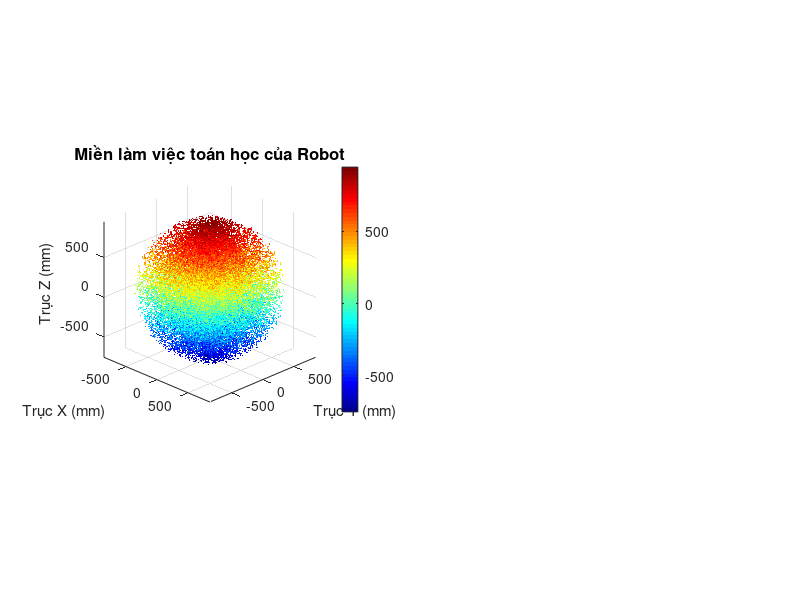

Write the MATLAB code that produced this figure. (Note: this script raises an error after producing the figure.)
%% ========================================================================
% BÀI TẬP LỚN: CƠ HỌC HỆ NHIỀU VẬT - NHÓM 11
% Mô phỏng miền làm việc Mô hình 2 (Robot 6 DOF) có lọc va chạm bằng Ellipsoid
% Phương pháp: Rời rạc hóa khâu (Point Cloud Discretization) & Ánh xạ cục bộ
%% ========================================================================
clear; clc; close all;

%% BƯỚC 1: KHAI BÁO THÔNG SỐ HÌNH HỌC VÀ BIẾN KHỚP (Giữ nguyên từ file gốc)
N = 10^5; % Số lượng mẫu ngẫu nhiên Monte Carlo

% Kích thước các khâu (mm) theo Bảng thông số DH của báo cáo
L1 = 100; L2 = 400; L3 = 70; 
L4 = 300; L5 = 60;  L6 = 75;
H1 = 50;  H2 = 40;

alpha1 = 4*pi/9; % 80 độ
alpha2 = 5*pi/9; % 100 độ
alpha3 = 8*pi/9; % 160 độ

% Khởi tạo ngẫu nhiên biến khớp chạy full 360 độ (0 -> 2*pi)
q1 = 2*pi*rand(1,N); q2 = 2*pi*rand(1,N); q3 = 2*pi*rand(1,N);
q4 = 2*pi*rand(1,N); q5 = 2*pi*rand(1,N); q6 = 2*pi*rand(1,N);

% Khai báo hàm lượng giác
c1 = cos(q1); s1 = sin(q1);
c2 = cos(q2); s2 = sin(q2);
c3 = cos(q3); s3 = sin(q3);
c4 = cos(q4); s4 = sin(q4);
c5 = cos(q5); s5 = sin(q5);
c6 = cos(q6); s6 = sin(q6);

c23 = cos(q2 + q3);
s23 = sin(q2 + q3);

%% BƯỚC 2: ĐỘNG HỌC THUẬN CỦA END-EFFECTOR (T6_0 và TE6_0)
% Các thành phần của ma trận quay R6_0 (rij)
r11 = c1.*c23.*c4.*c5.*c6 + c1.*c23.*s4.*s6 + c1.*s23.*s5.*c6 - s1.*s4.*c5.*c6 + s1.*c4.*s6;
r12 = -c1.*c23.*c4.*c5.*s6 + c1.*c23.*s4.*c6 - c1.*s23.*s5.*s6 + s1.*s4.*c5.*s6 + s1.*c4.*c6;
r13 = c1.*c23.*c4.*s5 - c1.*s23.*c5 - s1.*s4.*s5;

r21 = s1.*c23.*c4.*c5.*c6 + s1.*c23.*s4.*s6 + s1.*s23.*s5.*c6 + c1.*s4.*c5.*c6 - c1.*c4.*s6;
r22 = -s1.*c23.*c4.*c5.*s6 + s1.*c23.*s4.*c6 - s1.*s23.*s5.*s6 - c1.*s4.*c5.*s6 - c1.*c4.*c6;
r23 = s1.*c23.*c4.*s5 - s1.*s23.*c5 + c1.*s4.*s5;

r31 = c23.*s5.*c6 - s23.*c4.*c5.*c6 - s23.*s4.*s6;
r32 = -c23.*s5.*s6 + s23.*c4.*c5.*s6 - s23.*s4.*c6;
r33 = -c23.*c5 - s23.*c4.*s5;


% Tọa độ điểm tác động cuối Pe (px, py, pz) trong hệ quy chiếu gốc O0
px = c1.*(L1*cos(alpha1) + L2*c2 + L3*c23 + L4*s23) + (L5 + L6).*r13 + H2.*r11;
py = s1.*(L1*cos(alpha1) + L2*c2 + L3*c23 + L4*s23) + (L5 + L6).*r23 + H2.*r21;
pz = L1*sin(alpha1) - L2*s2 - L3*s23 + L4*c23 + (L5 + L6).*r33 + H2.*r31;

% Ma trận hướng thực tế của End-Effector (Re = R6_0 * Ry(20))
Re_11 = r11*cosd(20) - r13*sind(20); Re_12 = r12; Re_13 = r11*sind(20) + r13*cosd(20);
Re_21 = r21*cosd(20) - r23*sind(20); Re_22 = r22; Re_23 = r21*sind(20) + r23*cosd(20);
Re_31 = r31*cosd(20) - r33*sind(20); Re_32 = r32; Re_33 = r31*sind(20) + r33*cosd(20);

%% BƯỚC 3: XÁC ĐỊNH TỌA ĐỘ CÁC KHỚP TRUNG GIAN ĐỂ RỜI RẠC HÓA (T_i^0)
% Dựa vào chuỗi nhân ma trận A_i^{i-1} trong Chương 3 của báo cáo:
d1 = L1*sin(alpha1); 
a1 = L1*cos(alpha1);

% 1. Tọa độ gốc O1 (Đỉnh khâu 1) trong hệ O0:
O1_x = a1 * c1;
O1_y = a1 * s1;
O1_z = d1 * ones(1,N);

% 2. Tọa độ gốc O2 (Đỉnh khâu 2 - Khuỷu tay) trong hệ O0:
O2_x = c1 .* (a1 + L2*c2);
O2_y = s1 .* (a1 + L2*c2);
O2_z = d1 - L2*s2;

% 3. Tọa độ gốc O3 (Đỉnh khâu 3) trong hệ O0:
O3_x = c1 .* (a1 + L2*c2 + L3*c23);
O3_y = s1 .* (a1 + L2*c2 + L3*c23);
O3_z = d1 - L2*s2 - L3*s23;

% 4. Tọa độ gốc O4 trùng O5 (Tâm cụm cổ tay - Đỉnh khâu 4) trong hệ O0:
% Do khâu 4 trượt dọc trục z3 một đoạn d4 = L4
O4_x = O3_x + c1 .* (L4*s23);
O4_y = O3_y + s1 .* (L4*s23);
O4_z = O3_z + L4*c23;

%% BƯỚC 4: THIẾT LẬP THÔNG SỐ CÁC ELLIPSOID BAO BỌC KHÂU (HỆ CỤC BỘ)
% Mỗi Ellipsoid thứ i có tâm P_ci = [x_ci; y_ci; z_ci] và bán trục [a_i, b_i, c_i]
% gắn cố định trong chính hệ trục tọa độ cục bộ của khâu đó:

% - Ellipsoid 0: Bao bọc Đế và Thân (Khâu 0 & 1), gắn vào hệ gốc O0
Pc0 = [0; 0; d1/2]; 
a0 = 90; b0 = 90; c0 = d1/2 + 30; % Bán trục (mm)

% - Ellipsoid 2: Bao bọc Cánh tay dưới (Khâu 2), gắn vào hệ cục bộ O2
% Trong hệ O2, thân Khâu 2 nằm dọc theo chiều âm trục x2 từ 0 đến -L2
Pc2 = [-L2/2; 0; 0]; 
a2 = L2/2; b2 = 55; c2 = 55; % Bán trục dọc thân là L2/2, bán kính ngang 55mm

% - Ellipsoid 4: Bao bọc Cánh tay trên (Khâu 4), gắn vào hệ cục bộ O3
% Trong hệ O3, thân Khâu 4 vươn dọc theo trục z3 từ 0 đến L4
Pc4 = [0; 0; L4/2]; 
a4 = 45; b4 = 45; c4 = L4/2; % Bán trục dọc trục z3 là L4/2, bán kính ngang 45mm

%% BƯỚC 5: RỜI RẠC HÓA KHÂU & KIỂM TRA VA CHẠM (THEO PHƯƠNG PHÁP 1)
% Khởi tạo mảng logic: ban đầu giả sử cả 10^5 cấu hình đều hợp lệ (1 = Hợp lệ, 0 = Va chạm)
is_valid = true(1, N);

% Rời rạc hóa từng khâu thành K điểm lấy mẫu (k = 1..K)
K = 6; 
t_vals = linspace(0.1, 1, K); % Tránh điểm 0 vì là khớp nối trực tiếp giữa 2 khâu liền kề

% -------------------------------------------------------------------------
% 5.1. Kiểm tra Va chạm mặt đất (Sàn xưởng tại z = 0)
% -------------------------------------------------------------------------
% Nếu các cụm khớp hoặc điểm tác động cuối đập xuống sàn (z < 0) -> Loại
is_valid = is_valid & (O2_z > 20) & (O3_z > 20) & (O4_z > 20) & (pz > 0);

% -------------------------------------------------------------------------
% 5.2. Kiểm tra: Khâu 4 và Cụm công cụ (O4 -> Pe) va chạm với Đế (Ellipsoid 0)
% -------------------------------------------------------------------------
for k = 1:K
    tk = t_vals(k);
    % Tọa độ điểm lấy mẫu trên Khâu 4 (nối từ O3 đến O4) trong hệ O0
    P_k4_x = O3_x + tk*(O4_x - O3_x);
    P_k4_y = O3_y + tk*(O4_y - O3_y);
    P_k4_z = O3_z + tk*(O4_z - O3_z);
    
    % Thay vào phương trình chính tắc của Ellipsoid 0 (đã ở sẵn hệ O0)
    D_k4_0 = ((P_k4_x - Pc0(1))/a0).^2 + ((P_k4_y - Pc0(2))/b0).^2 + ((P_k4_z - Pc0(3))/c0).^2;
    is_valid = is_valid & (D_k4_0 > 1);
    
    % Tọa độ điểm lấy mẫu trên Cụm công cụ - Mỏ hàn (nối từ O4 đến Pe) trong hệ O0
    P_ee_x = O4_x + tk*(px - O4_x);
    P_ee_y = O4_y + tk*(py - O4_y);
    P_ee_z = O4_z + tk*(pz - O4_z);
    
    % Kiểm tra va chạm với Ellipsoid 0 (Đế)
    D_ee_0 = ((P_ee_x - Pc0(1))/a0).^2 + ((P_ee_y - Pc0(2))/b0).^2 + ((P_ee_z - Pc0(3))/c0).^2;
    is_valid = is_valid & (D_ee_0 > 1);
end

% -------------------------------------------------------------------------
% 5.3. Kiểm tra: Khâu 4 và Cụm công cụ va chạm với Khâu 2 (Ellipsoid 2 - Hệ O2)
% Áp dụng công thức: P_jk^2 = (T_2^0)^(-1) * P_jk^0 = (R_2^0)^T * (P_jk^0 - O2)
% Với ma trận R_2^0 = [c1*c2, -c1*s2, -s1; s1*c2, -s1*s2, c1; -s2, -c2, 0]
% -------------------------------------------------------------------------
for k = 1:K
    tk = t_vals(k);
    
    % --- A. Xét các điểm trên Khâu 4 (O3 -> O4) so với Ellipsoid 2 ---
    P_k4_x = O3_x + tk*(O4_x - O3_x);
    P_k4_y = O3_y + tk*(O4_y - O3_y);
    P_k4_z = O3_z + tk*(O4_z - O3_z);
    
    % Bước 1: Tịnh tiến về gốc O2 (P_jk^0 - O2)
    dx = P_k4_x - O2_x;
    dy = P_k4_y - O2_y;
    dz = P_k4_z - O2_z;
    
    % Bước 2: Xoay về hệ cục bộ O2 bằng cách nhân với chuyển vị (R_2^0)^T
    x_local_2 = (c1.*c2).*dx + (s1.*c2).*dy - s2.*dz;
    y_local_2 = (-c1.*s2).*dx + (-s1.*s2).*dy - c2.*dz;
    z_local_2 = -s1.*dx + c1.*dy;
    
    % Bước 3: Tính tham số D trong hệ cục bộ O2 (Trừ tọa độ tâm Pc2)
    D_k4_2 = ((x_local_2 - Pc2(1))/a2).^2 + ((y_local_2 - Pc2(2))/b2).^2 + ((z_local_2 - Pc2(3))/c2).^2;
    is_valid = is_valid & (D_k4_2 > 1);
    
    % --- B. Xét các điểm trên Cụm công cụ (O4 -> Pe) so với Ellipsoid 2 ---
    P_ee_x = O4_x + tk*(px - O4_x);
    P_ee_y = O4_y + tk*(py - O4_y);
    P_ee_z = O4_z + tk*(pz - O4_z);
    
    dx_e = P_ee_x - O2_x;
    dy_e = P_ee_y - O2_y;
    dz_e = P_ee_z - O2_z;
    
    x_ee_local_2 = (c1.*c2).*dx_e + (s1.*c2).*dy_e - s2.*dz_e;
    y_ee_local_2 = (-c1.*s2).*dx_e + (-s1.*s2).*dy_e - c2.*dz_e;
    z_ee_local_2 = -s1.*dx_e + c1.*dy_e;
    
    D_ee_2 = ((x_ee_local_2 - Pc2(1))/a2).^2 + ((y_ee_local_2 - Pc2(2))/b2).^2 + ((z_ee_local_2 - Pc2(3))/c2).^2;
    is_valid = is_valid & (D_ee_2 > 1);
end

% -------------------------------------------------------------------------
% 5.4. Kiểm tra: Cụm công cụ (O4 -> Pe) tự gập vào Khâu 4 (Ellipsoid 4 - Hệ O3)
% Áp dụng công thức: P_ee^3 = (T_3^0)^(-1) * P_ee^0 = (R_3^0)^T * (P_ee^0 - O3)
% Với ma trận R_3^0 = [c1*c23, -s1, c1*s23; s1*c23, c1, s1*s23; -s23, 0, c23]
% -------------------------------------------------------------------------
for k = 2:K % Bỏ qua điểm sát khớp cổ tay O4 để tránh báo va chạm giả tại khớp nối
    tk = t_vals(k);
    P_ee_x = O4_x + tk*(px - O4_x);
    P_ee_y = O4_y + tk*(py - O4_y);
    P_ee_z = O4_z + tk*(pz - O4_z);
    
    % Bước 1: Tịnh tiến về gốc O3
    dx_e = P_ee_x - O3_x;
    dy_e = P_ee_y - O3_y;
    dz_e = P_ee_z - O3_z;
    
    % Bước 2: Nhân với (R_3^0)^T để chiếu lên hệ cục bộ O3
    x_ee_local_3 = (c1.*c23).*dx_e + (s1.*c23).*dy_e - s23.*dz_e;
    y_ee_local_3 = -s1.*dx_e + c1.*dy_e;
    z_ee_local_3 = (c1.*s23).*dx_e + (s1.*s23).*dy_e + c23.*dz_e;
    
    % Bước 3: Tính tham số D đối với Ellipsoid 4
    D_ee_4 = ((x_ee_local_3 - Pc4(1))/a4).^2 + ((y_ee_local_3 - Pc4(2))/b4).^2 + ((z_ee_local_3 - Pc4(3))/c4).^2;
    is_valid = is_valid & (D_ee_4 > 1);
end

% Lọc lấy các tọa độ End-Effector hợp lệ (D > 1 trên toàn bộ các khâu)
px_valid = px(is_valid);
py_valid = py(is_valid);
pz_valid = pz(is_valid);

fprintf('Tổng số mẫu khởi tạo: %d\n', N);
fprintf('Số điểm hợp lệ sau khi lọc va chạm Ellipsoid: %d (Chiếm %.2f%%)\n', ...
        length(px_valid), (length(px_valid)/N)*100);

%% BƯỚC 6: BIỂU DIỄN ĐỒ THỊ MIỀN LÀM VIỆC (WORKSPACE VISUALIZATION)
% 1. Đồ thị 3D đối chiếu: Miền làm việc Toán học vs Miền làm việc Thực tế
figure('Name', 'Mien lam viec 3D - Mo hinh 2', 'Color', 'w', 'Position', [100, 100, 1200, 550]);

% Tìm giới hạn trục Z chung từ tập dữ liệu ban đầu (chưa lọc) để ép thang màu
z_min = min(pz);
z_max = max(pz);

subplot(1,2,1);
scatter3(px(1:2:end), py(1:2:end), pz(1:2:end), 1, pz(1:2:end), 'filled');
title('Miền làm việc toán học của Robot', 'FontSize', 12);
xlabel('Trục X (mm)'); ylabel('Trục Y (mm)'); zlabel('Trục Z (mm)');
axis equal; grid on; view(45, 25); colormap(jet); colorbar;
clim([z_min z_max]); % Đồng nhất thang màu
zlim([z_min z_max]);  % Đồng nhất tỷ lệ trục Z

subplot(1,2,2);
scatter3(px_valid(1:2:end), py_valid(1:2:end), pz_valid(1:2:end), 1, pz_valid(1:2:end), 'filled');
title('Miền làm việc thực tế của Robot', 'FontSize', 12);
xlabel('Trục X (mm)'); ylabel('Trục Y (mm)'); zlabel('Trục Z (mm)');
axis equal; grid on; view(45, 25); colormap(jet); colorbar;
clim([z_min z_max]); % Ép thang màu chạy theo dải giống hình 1
zlim([z_min z_max]);  % Ép khung nhìn trục Z giống hình 1

% 2. Đồ thị mặt cắt 2D (Giúp quan sát rõ khoảng trống bị khoét rỗng do Ellipsoid)
figure('Name', 'Mat cat Mien lam viec X-Z', 'Color', 'w', 'Position', [150, 150, 1100, 500]);

% Lấy lát cắt mỏng đi qua tâm robot (-40mm <= Y <= 40mm)
slice_math = abs(py) <= 40;
slice_real = abs(py_valid) <= 40;

subplot(1,2,1);
plot(px(slice_math), pz(slice_math), 'b.', 'MarkerSize', 2);
title('Mặt cắt X-Z Miền làm việc Toán học', 'FontSize', 12);
xlabel('Trục X (mm)'); ylabel('Trục Z (mm)');
axis equal; grid on; xlim([-1000 1000]); ylim([-600 1000]);

subplot(1,2,2);
plot(px_valid(slice_real), pz_valid(slice_real), 'b.', 'MarkerSize', 2);
hold on;
% Vẽ phác họa mặt cắt Ellipsoid 0 (Đế robot) để thấy rõ vùng bị loại bỏ
theta_elip = linspace(0, 2*pi, 100);
plot(Pc0(1) + a0*cos(theta_elip), Pc0(3) + c0*sin(theta_elip), 'r--', 'LineWidth', 1.5);
title('Mặt cắt X-Z Miền làm việc Thực tế (Lọc va chạm)', 'FontSize', 12);
xlabel('Trục X (mm)'); ylabel('Trục Z (mm)');
legend('Điểm EE hợp lệ', 'Ellipsoid Đế', 'Location', 'northeast');
axis equal; grid on; xlim([-1000 1000]); ylim([-600 1000]);
